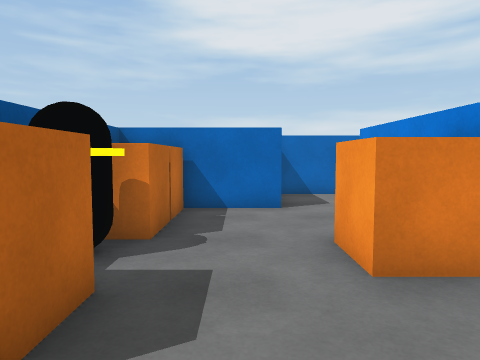
[1] (above)

16 first-person views from a walk through a 3-D level made in the Unity game engine. The camera is 1.3 m above the floor, tilts 4° down and sees 70° across. The floor is counted in squares, 1 m on a side. Each view is taken from the middle of a square. On the plan, view 1 faces up. The plan holds only what a view shows up to about 15 squares ahead; the rest is blank.

[2]
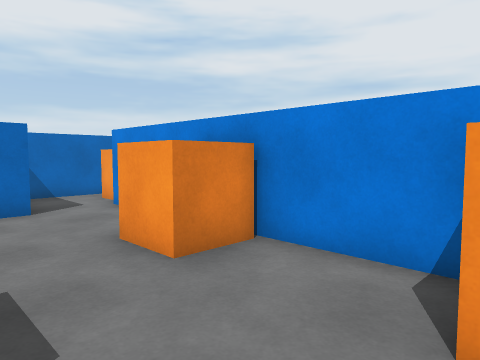

[3]
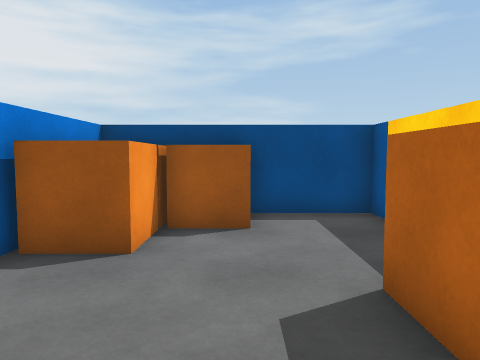

[4]
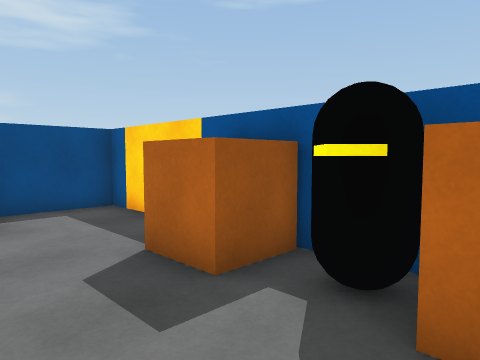

[5]
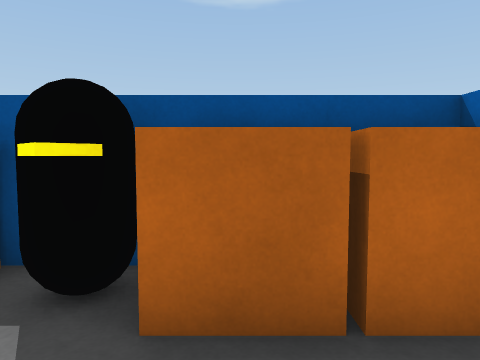

[6]
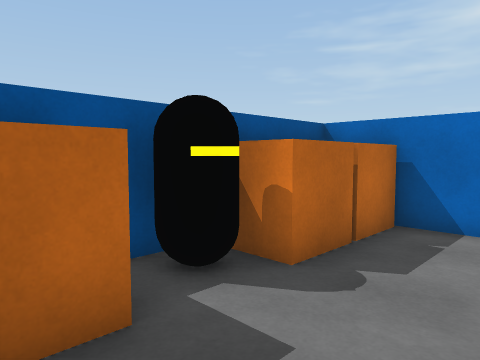

[7]
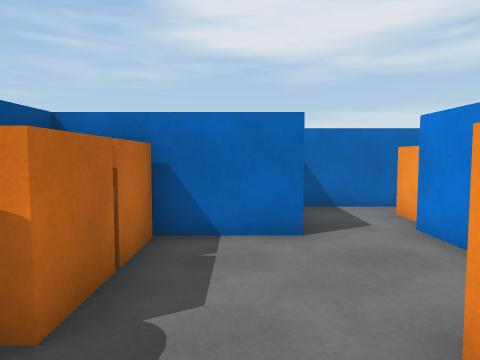

[8]
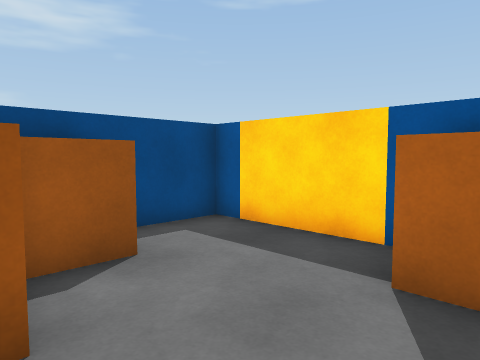

[9]
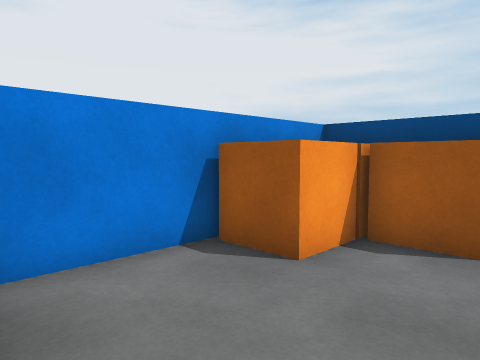

[10]
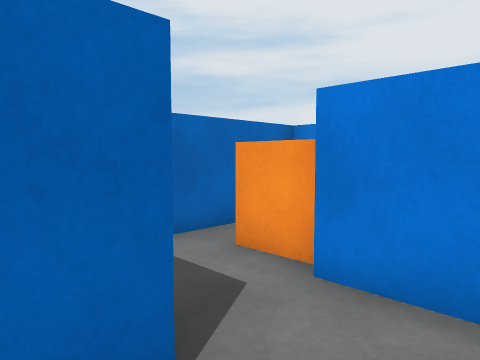

[11]
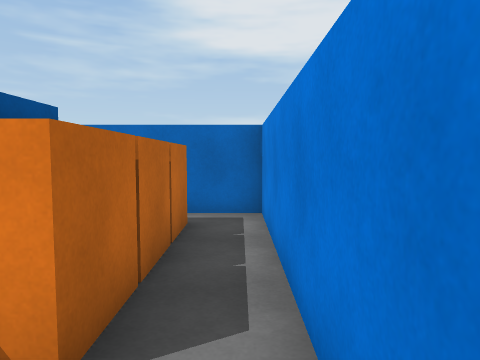

[12]
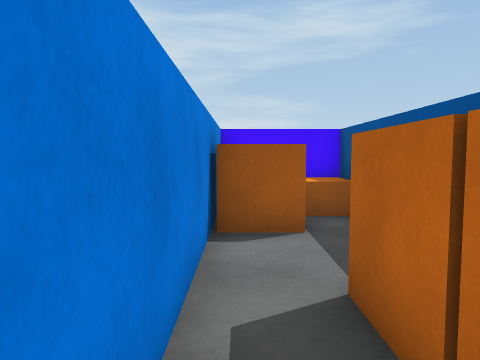

[13]
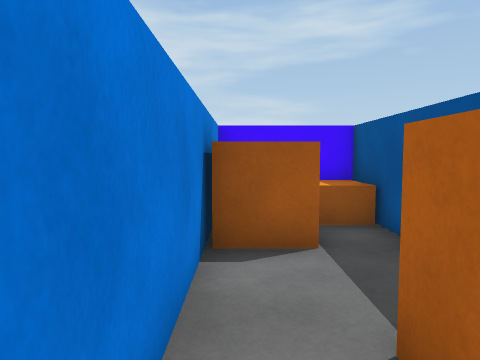

[14]
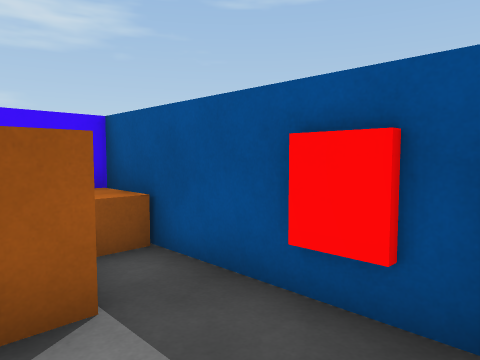

[15]
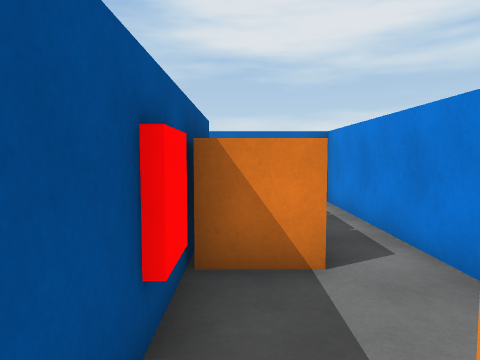

[16]
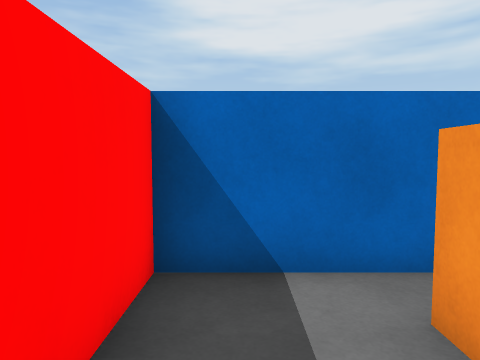

### Floor plan
Points are (right, up) in squares from view 1. A wall is a line through its corners. A room is listed if a view was taken in it or the views show most of it. See-through windows are left out.
Room 1 (views 1, 2, 3, 4, 5, 6, 7, 8, 9, 10, 16)
walls: (1.1, 8.5) (-3, 8.5) (-3, -2.7) (3.1, -2.7) (3.1, 9)
ways out: opening at (2, 9) to room 3
objects: other object (-2, 2) to (-2, 3); other object (-2, 4); other object (-2, 5) to (-2, 6); other object (-2, 7) to (-2, 8); other object (0, -2) to (1, -1); other object (1, -1) to (2, 0); other object (2, -2); other object (2, 4) to (2, 5)
Room 2 (views 11, 12, 13, 14, 15)
walls: (3.4, 8.6) (3.4, 0) (6.5, 0) (6.5, 11.7) (2.5, 11.7)
ways out: opening at (3, 10.5) to room 3
objects: other object (4, 1) to (5, 2); other object (4, 6) to (5, 7); other object (4, 8) to (5, 8); other object (4, 9) to (5, 10); other object (5, 2) to (6, 3)
Room 3 (no view inside)
walls: (2.5, 11.7) (1, 11.7) (1, 9.2)
ways out: opening at (2, 9) to room 1; opening at (3, 10.5) to room 2

Where each view was taken, in squares from view 1:
view 1: 0 up, 0 right, facing up
view 2: 0 up, 1 left, facing up-right
view 3: 5 up, 0 right, facing down
view 4: 6 up, 1 right, facing down-left
view 5: 6 up, 1 right, facing left
view 6: 2 up, 1 right, facing up-left
view 7: 3 up, 0 right, facing up
view 8: 3 up, 2 right, facing down-left
view 9: 4 up, 1 left, facing down-right
view 10: 7 up, 0 right, facing up-right
view 11: 4 up, 6 right, facing up
view 12: 9 up, 6 right, facing down
view 13: 8 up, 6 right, facing down
view 14: 6 up, 6 right, facing down-left
view 15: 2 up, 4 right, facing up
view 16: 8 up, 2 right, facing up
